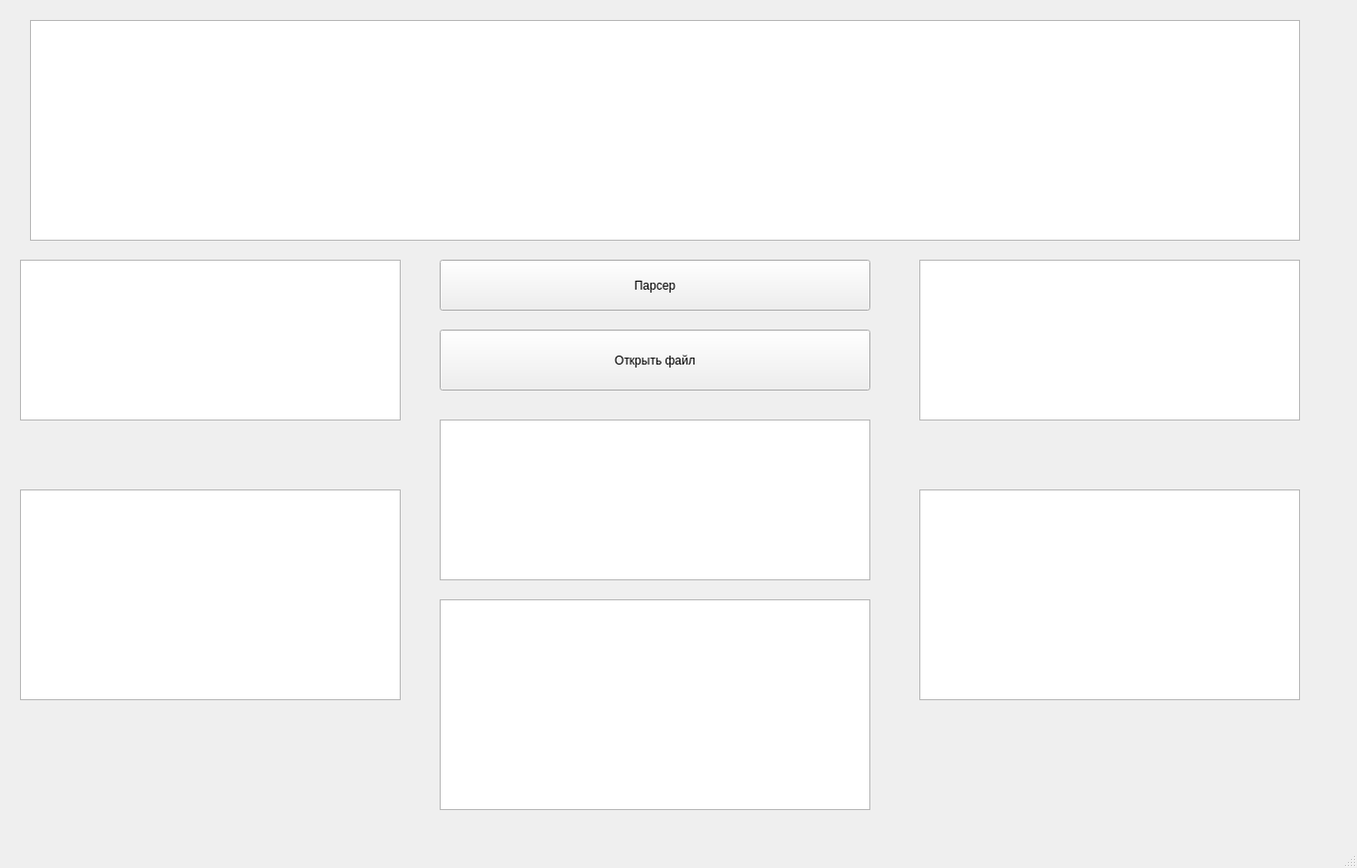
<?xml version="1.0" encoding="UTF-8"?>
<ui version="4.0">
 <class>MainWindow</class>
 <widget class="QMainWindow" name="MainWindow">
  <property name="geometry">
   <rect>
    <x>0</x>
    <y>0</y>
    <width>1358</width>
    <height>869</height>
   </rect>
  </property>
  <property name="windowTitle">
   <string>MainWindow</string>
  </property>
  <widget class="QWidget" name="centralwidget">
   <widget class="QPlainTextEdit" name="plainTextEdit">
    <property name="geometry">
     <rect>
      <x>30</x>
      <y>20</y>
      <width>1271</width>
      <height>221</height>
     </rect>
    </property>
   </widget>
   <widget class="QListWidget" name="listWidget_5">
    <property name="geometry">
     <rect>
      <x>920</x>
      <y>490</y>
      <width>381</width>
      <height>211</height>
     </rect>
    </property>
   </widget>
   <widget class="QListWidget" name="listWidget_6">
    <property name="geometry">
     <rect>
      <x>920</x>
      <y>260</y>
      <width>381</width>
      <height>161</height>
     </rect>
    </property>
   </widget>
   <widget class="QListWidget" name="listWidget_2">
    <property name="geometry">
     <rect>
      <x>20</x>
      <y>490</y>
      <width>381</width>
      <height>211</height>
     </rect>
    </property>
    <property name="minimumSize">
     <size>
      <width>0</width>
      <height>70</height>
     </size>
    </property>
   </widget>
   <widget class="QListWidget" name="listWidget_4">
    <property name="geometry">
     <rect>
      <x>440</x>
      <y>600</y>
      <width>431</width>
      <height>211</height>
     </rect>
    </property>
   </widget>
   <widget class="QListWidget" name="listWidget">
    <property name="geometry">
     <rect>
      <x>20</x>
      <y>260</y>
      <width>381</width>
      <height>161</height>
     </rect>
    </property>
    <property name="minimumSize">
     <size>
      <width>0</width>
      <height>70</height>
     </size>
    </property>
   </widget>
   <widget class="QListWidget" name="listWidget_3">
    <property name="geometry">
     <rect>
      <x>440</x>
      <y>420</y>
      <width>431</width>
      <height>161</height>
     </rect>
    </property>
    <property name="batchSize">
     <number>100</number>
    </property>
   </widget>
   <widget class="QPushButton" name="pushButton">
    <property name="geometry">
     <rect>
      <x>440</x>
      <y>260</y>
      <width>431</width>
      <height>51</height>
     </rect>
    </property>
    <property name="text">
     <string>Парсер</string>
    </property>
   </widget>
   <widget class="QPushButton" name="pushButton_2">
    <property name="geometry">
     <rect>
      <x>440</x>
      <y>330</y>
      <width>431</width>
      <height>61</height>
     </rect>
    </property>
    <property name="text">
     <string>Открыть файл</string>
    </property>
   </widget>
  </widget>
  <widget class="QMenuBar" name="menubar">
   <property name="geometry">
    <rect>
     <x>0</x>
     <y>0</y>
     <width>1358</width>
     <height>25</height>
    </rect>
   </property>
  </widget>
  <widget class="QStatusBar" name="statusbar"/>
 </widget>
 <resources/>
 <connections/>
</ui>
